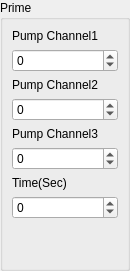
<?xml version="1.0" encoding="UTF-8"?>
<ui version="4.0">
 <class>Prime3Widget</class>
 <widget class="QWidget" name="Prime3Widget">
  <property name="geometry">
   <rect>
    <x>0</x>
    <y>0</y>
    <width>130</width>
    <height>210</height>
   </rect>
  </property>
  <property name="windowTitle">
   <string>Form</string>
  </property>
  <layout class="QGridLayout" name="gridLayout">
   <property name="leftMargin">
    <number>0</number>
   </property>
   <property name="topMargin">
    <number>0</number>
   </property>
   <property name="rightMargin">
    <number>0</number>
   </property>
   <property name="bottomMargin">
    <number>0</number>
   </property>
   <property name="spacing">
    <number>0</number>
   </property>
   <item row="0" column="0">
    <widget class="QGroupBox" name="groupBox">
     <property name="sizePolicy">
      <sizepolicy hsizetype="Minimum" vsizetype="Minimum">
       <horstretch>0</horstretch>
       <verstretch>0</verstretch>
      </sizepolicy>
     </property>
     <property name="title">
      <string>Prime</string>
     </property>
     <layout class="QVBoxLayout" name="verticalLayout_4">
      <item>
       <layout class="QVBoxLayout" name="verticalLayout">
        <item>
         <widget class="QLabel" name="label">
          <property name="text">
           <string>Pump Channel1</string>
          </property>
         </widget>
        </item>
        <item>
         <widget class="QSpinBox" name="spinPumpChannel1">
          <property name="buttonSymbols">
           <enum>QAbstractSpinBox::UpDownArrows</enum>
          </property>
          <property name="accelerated">
           <bool>true</bool>
          </property>
          <property name="minimum">
           <number>-2147483647</number>
          </property>
          <property name="maximum">
           <number>2147483647</number>
          </property>
         </widget>
        </item>
       </layout>
      </item>
      <item>
       <layout class="QVBoxLayout" name="verticalLayout_3">
        <item>
         <widget class="QLabel" name="label_3">
          <property name="text">
           <string>Pump Channel2</string>
          </property>
         </widget>
        </item>
        <item>
         <widget class="QSpinBox" name="spinPumpChannel2">
          <property name="buttonSymbols">
           <enum>QAbstractSpinBox::UpDownArrows</enum>
          </property>
          <property name="accelerated">
           <bool>true</bool>
          </property>
          <property name="minimum">
           <number>-2147483647</number>
          </property>
          <property name="maximum">
           <number>2147483647</number>
          </property>
         </widget>
        </item>
       </layout>
      </item>
      <item>
       <layout class="QVBoxLayout" name="verticalLayout_5">
        <item>
         <widget class="QLabel" name="label_4">
          <property name="text">
           <string>Pump Channel3</string>
          </property>
         </widget>
        </item>
        <item>
         <widget class="QSpinBox" name="spinPumpChannel3">
          <property name="buttonSymbols">
           <enum>QAbstractSpinBox::UpDownArrows</enum>
          </property>
          <property name="accelerated">
           <bool>true</bool>
          </property>
          <property name="minimum">
           <number>-2147483647</number>
          </property>
          <property name="maximum">
           <number>2147483647</number>
          </property>
         </widget>
        </item>
       </layout>
      </item>
      <item>
       <layout class="QVBoxLayout" name="verticalLayout_2">
        <item>
         <widget class="QLabel" name="label_2">
          <property name="text">
           <string>Time(Sec)</string>
          </property>
         </widget>
        </item>
        <item>
         <widget class="QSpinBox" name="spinTime">
          <property name="buttonSymbols">
           <enum>QAbstractSpinBox::UpDownArrows</enum>
          </property>
          <property name="accelerated">
           <bool>true</bool>
          </property>
          <property name="minimum">
           <number>-2147483647</number>
          </property>
          <property name="maximum">
           <number>2147483647</number>
          </property>
         </widget>
        </item>
       </layout>
      </item>
      <item>
       <spacer name="verticalSpacer">
        <property name="orientation">
         <enum>Qt::Vertical</enum>
        </property>
        <property name="sizeHint" stdset="0">
         <size>
          <width>20</width>
          <height>40</height>
         </size>
        </property>
       </spacer>
      </item>
     </layout>
    </widget>
   </item>
  </layout>
 </widget>
 <resources/>
 <connections/>
</ui>
